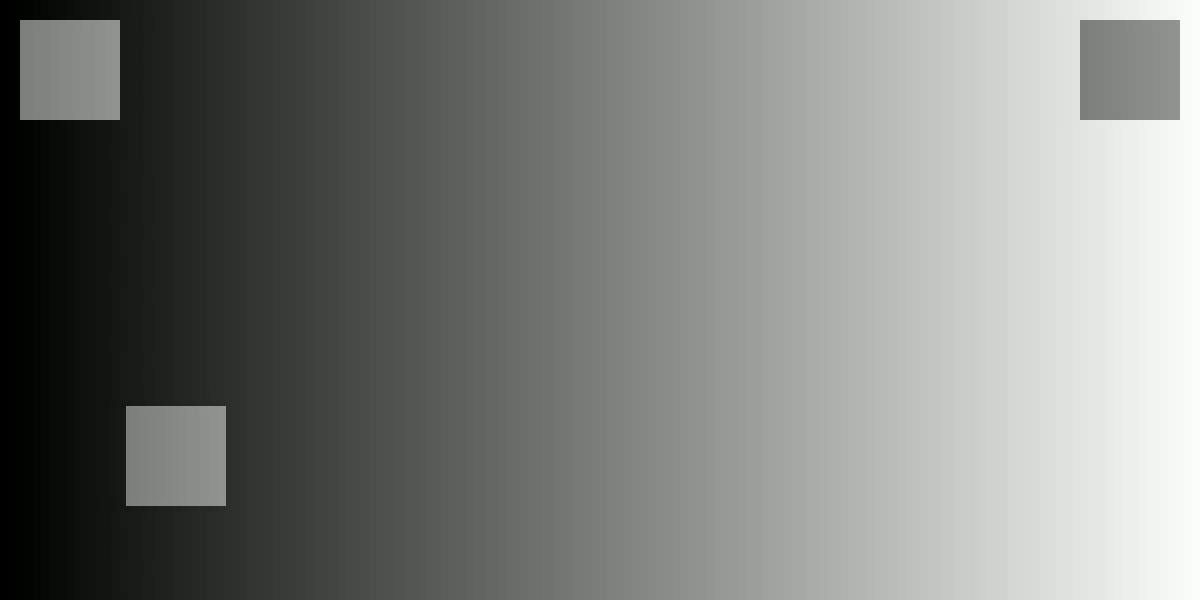
#> input picture frame 53 of videos/video_illusion.mp4, 1200 x 600 px
$ python GDV_tutorial_04_empty.py
#> lines starting #> are read from the running program, lines starting #| are printed output that depends on the picture
import numpy as np
import cv2

# TODO open a video file
cap = cv2.VideoCapture("videos/video_illusion.mp4")
# TODO get camera image parameters from get()
capWidth = int(cap.get(cv2.CAP_PROP_FRAME_WIDTH))
capHeight = int(cap.get(cv2.CAP_PROP_FRAME_HEIGHT))
capCount = int(cap.get(cv2.CAP_PROP_FRAME_COUNT))
print(int(cap.get(cv2.CAP_PROP_FRAME_WIDTH)))
print(int(cap.get(cv2.CAP_PROP_FRAME_HEIGHT)))
print(int(cap.get(cv2.CAP_PROP_FRAME_COUNT)))
# TODO start a loop
while True:
# TODO (in loop) read one video frame
    returnValue, frameValue = cap.read()
#> frameValue is the input picture: shape (600, 1200, 3); mean B, G, R 124.6, 127.6, 125.6

# TODO (in loop) create four tiles of the image
    if (returnValue):
        img = np.zeros(frameValue.shape, np.uint8)
        smallerFrame = cv2.resize(frameValue, (0, 0), fx=0.5, fy=0.5)
        img[:capHeight//2, capWidth//2:] = smallerFrame
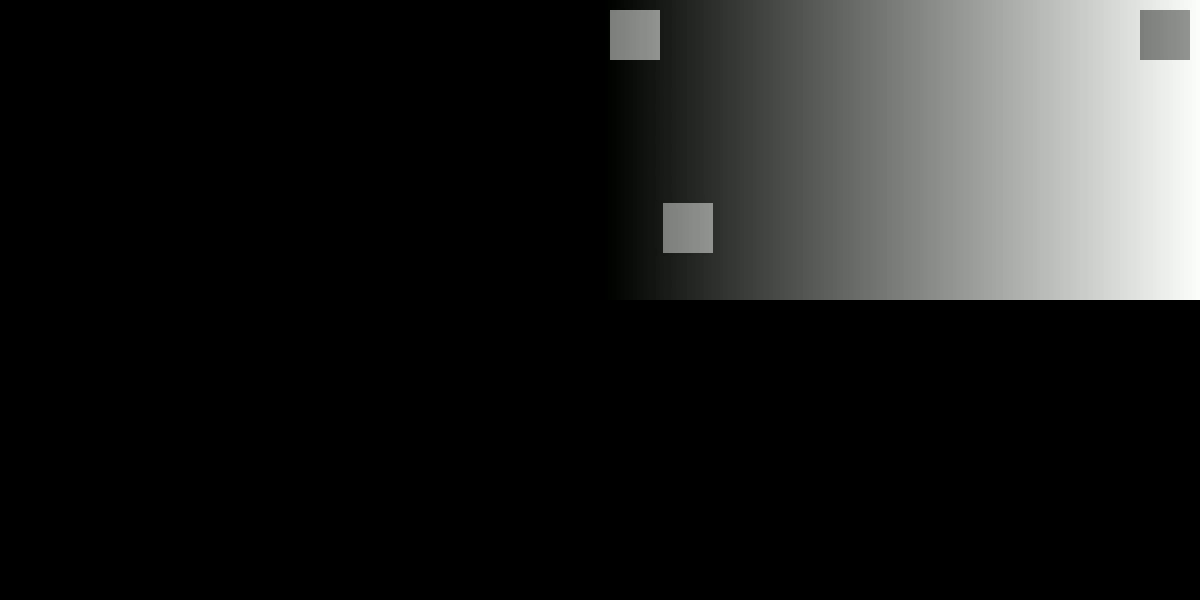
#> img: shape (600, 1200, 3); mean B, G, R 31.2, 31.9, 31.4
        img[:capHeight//2, :capWidth//2] = smallerFrame
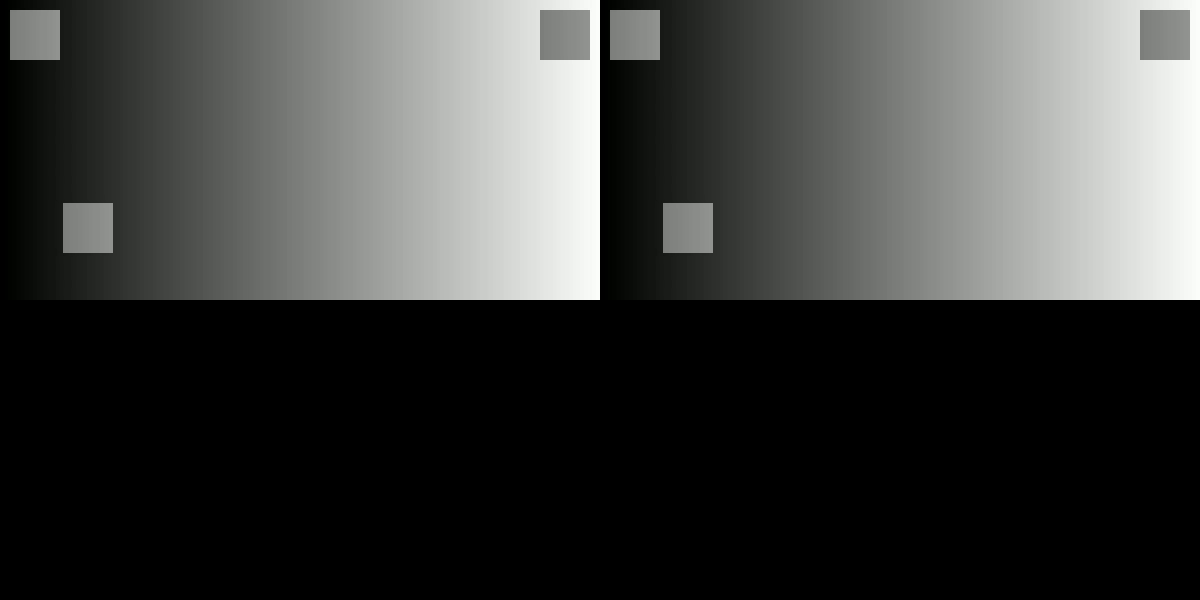
#> img: shape (600, 1200, 3); mean B, G, R 62.3, 63.8, 62.8
        img[capHeight//2:, capWidth//2:] = smallerFrame
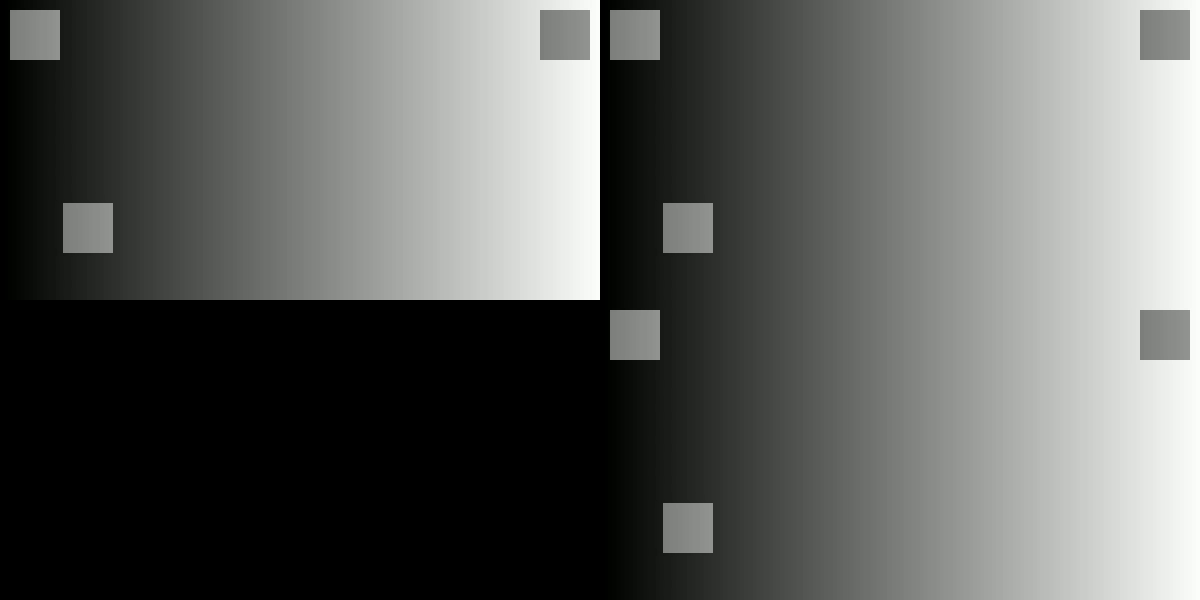
#> img: shape (600, 1200, 3); mean B, G, R 93.5, 95.7, 94.3
        cv2.imshow("Video", img)
        if cv2.waitKey(10) == ord("q"):
#> (key q is pressed here)
            break
    else:
        print("Frame error")
        break
cap.release()
cv2.destroyAllWindows()
# TODO (in loop) show the image

# TODO (in loop) close the window and stop the loop if 'q' is pressed

# TODO release the video and close all windows

$ run again, starting later in the video
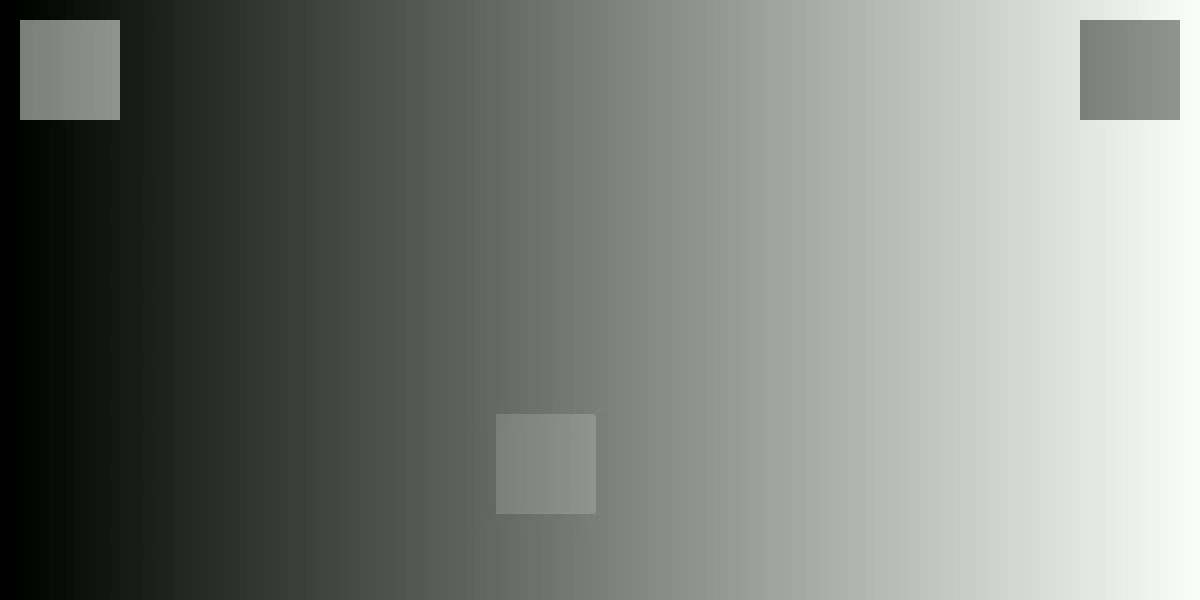
#> input picture frame 238 of videos/video_illusion.mp4, 1200 x 600 px
#> frameValue is the input picture: shape (600, 1200, 3); mean B, G, R 123.5, 126.5, 124.5
#> `img[:capHeight//2, :capWidth//2] = smallerFrame`:
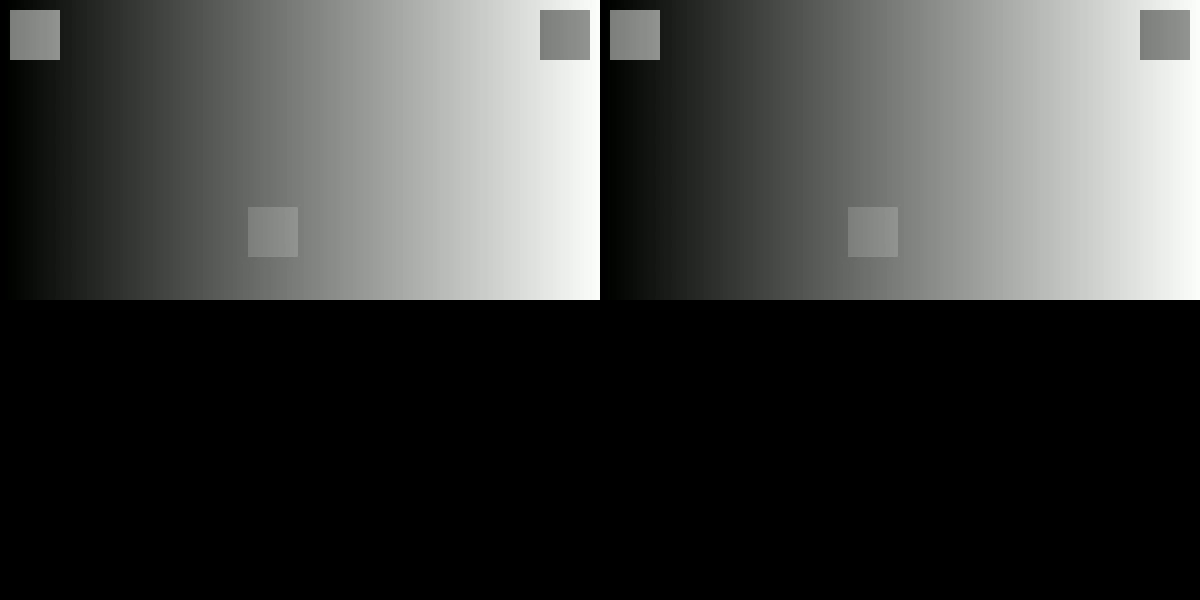
#> img: shape (600, 1200, 3); mean B, G, R 61.8, 63.3, 62.3
#> `img[capHeight//2:, capWidth//2:] = smallerFrame`:
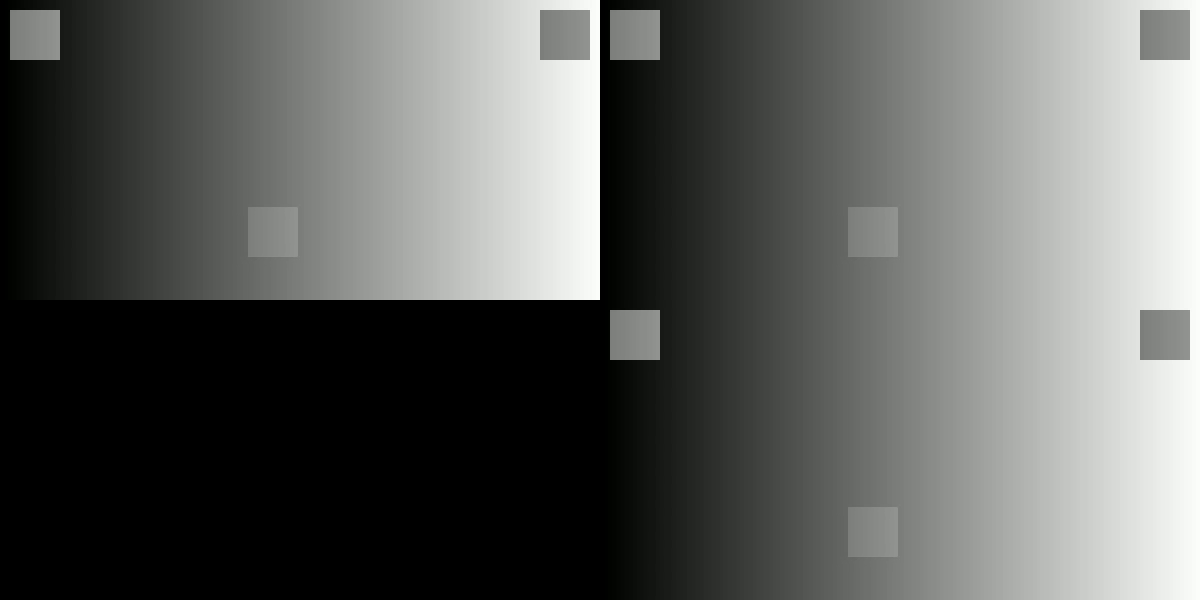
#> img: shape (600, 1200, 3); mean B, G, R 92.7, 94.9, 93.4

$ run again, starting later in the video
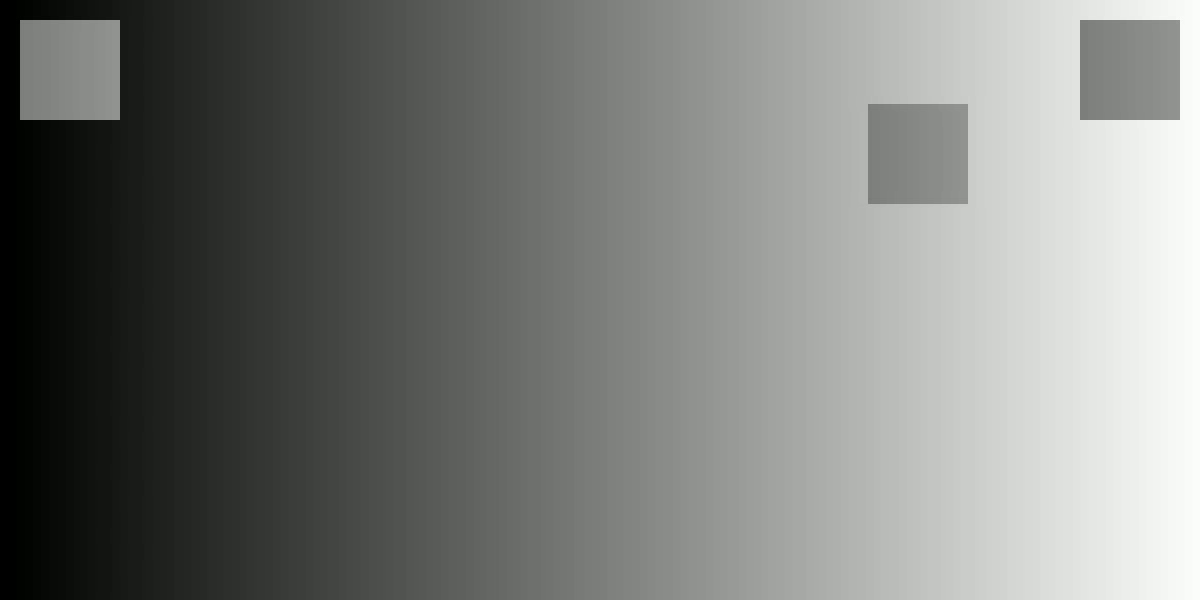
#> input picture frame 424 of videos/video_illusion.mp4, 1200 x 600 px
#> frameValue is the input picture: shape (600, 1200, 3); mean B, G, R 122.4, 125.4, 123.4
#> `img[:capHeight//2, :capWidth//2] = smallerFrame`:
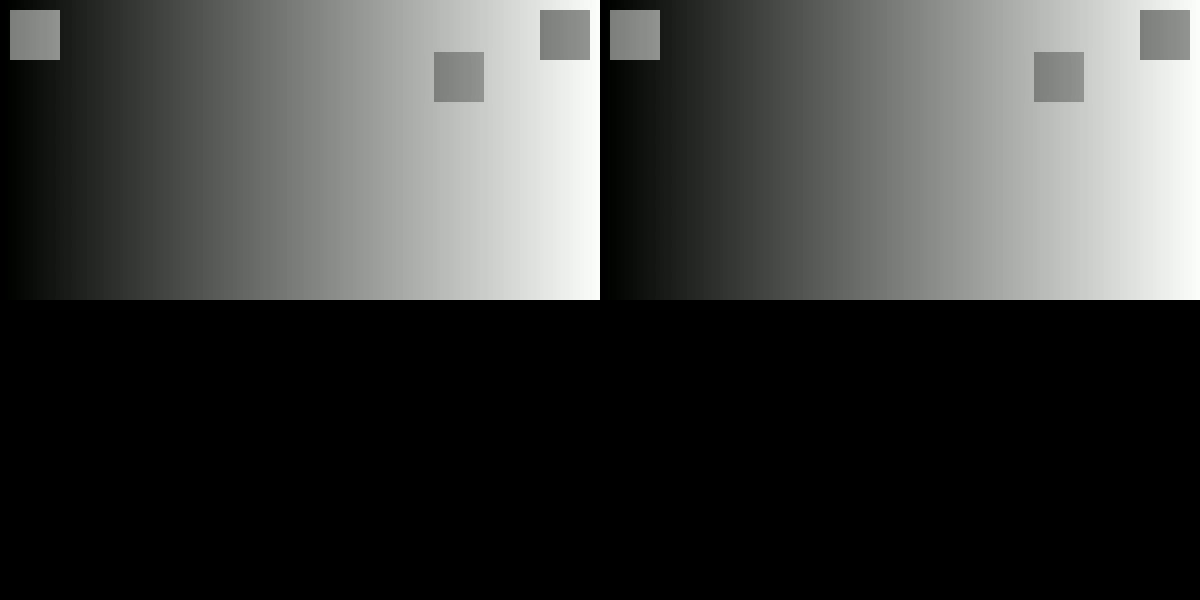
#> img: shape (600, 1200, 3); mean B, G, R 61.2, 62.7, 61.7
#> `img[capHeight//2:, capWidth//2:] = smallerFrame`:
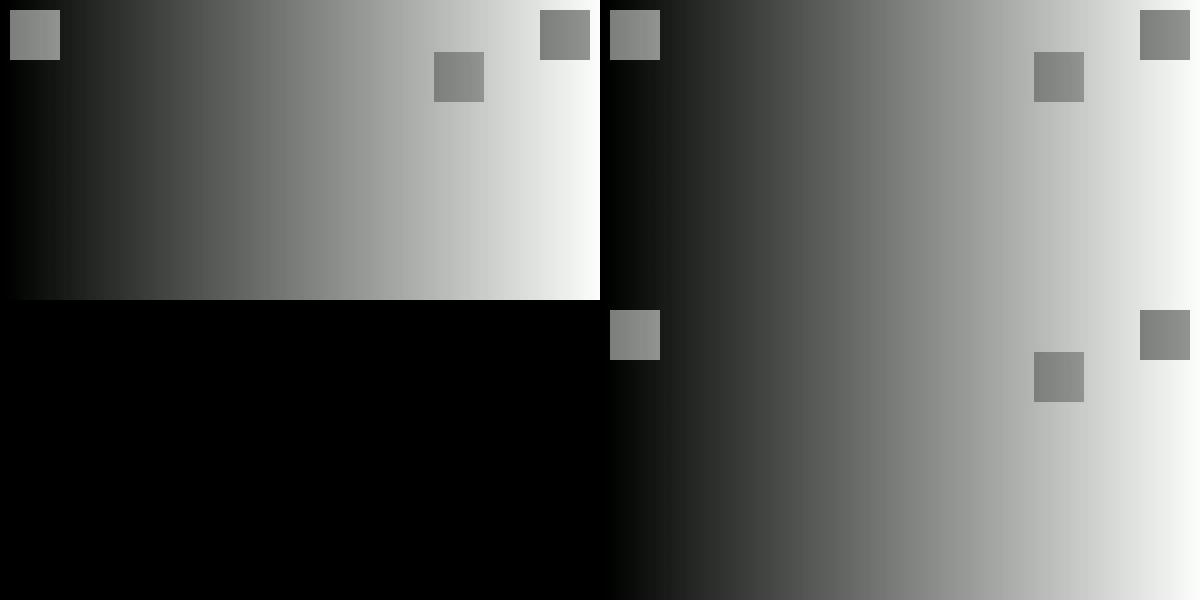
#> img: shape (600, 1200, 3); mean B, G, R 91.9, 94.1, 92.6
